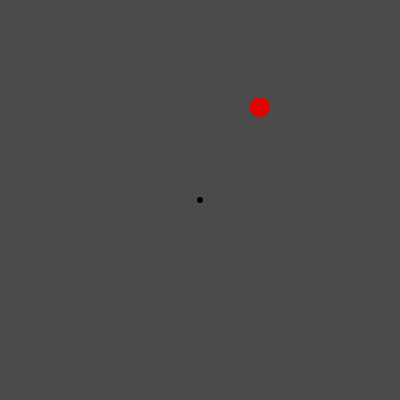
Frame 1 (no input)
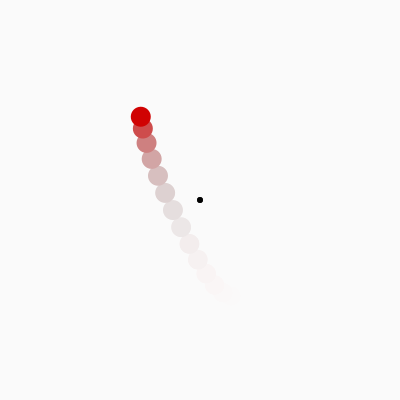
Frame 60 (the mouse pressed at the canvas centre just before this capture)
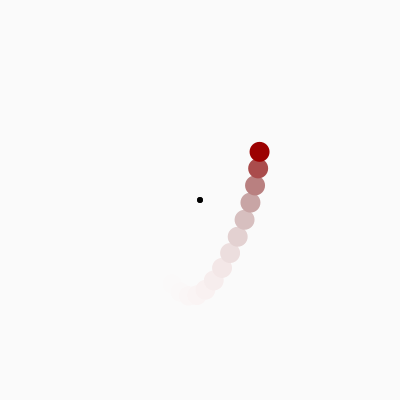
Frame 120 (the mouse held since frame 60 and released just before this capture)

The Processing sketch that drew these frames (run headless with seeded random() and noise(); from frame 60 on, the mouse is pressed at the canvas centre):

// Processing sketch: sketch_190811g
// ── sketch_190811g.pde
float SCALE = 0.0005;

float x, y;
float spx, spy;
float acx, acy;
int radius = 10;

void setup () {
  size(400, 400);
  colorMode(HSB, 100);
  background(0);
  frameRate(60);
  
  x = random(width);
  y = random(height);
  spx = random(-3, 3);
  spy = random(-3, 3);
  acx = acy = 0;
}

void draw() {
  fadeToWhite();
  
  // 引力の中心
  noStroke();
  fill(0);
  ellipse(width/2, height/2, 6, 6);
  
  attraction(width/2, height/2);
  
  ellipse(x, y, radius*2, radius*2);
}

void attraction(float targetX, float targetY) {
  float distX = x - targetX;
  float distY = y - targetY;
  
  acx = SCALE * sq(distX);
  if (x > targetX) {
    acx = -acx; 
  }
  
  acy = SCALE * sq(distY);
  if (y > targetY) {
    acy = -acy; 
  }
  
  spx += acx;
  spy += acy;
  x = x + spx;
  y = y + spy;
  
  float dist = dist(x, y, targetX, targetY);
  fill(0, 99, min(dist * 0.8, 99));
}


void fadeToWhite() {
  noStroke();
  fill(99, 30);
  rectMode(CORNER);
  rect(0, 0, width, height);
}
